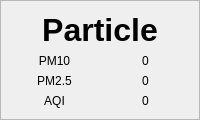
           <widget class="QFrame" name="frame5">
            <property name="frameShape">
             <enum>QFrame::StyledPanel</enum>
            </property>
            <property name="frameShadow">
             <enum>QFrame::Raised</enum>
            </property>
            <layout class="QGridLayout" name="gridLayout_4">
             <item row="1" column="1">
              <widget class="QLabel" name="PM10">
               <property name="text">
                <string>0</string>
               </property>
               <property name="alignment">
                <set>Qt::AlignCenter</set>
               </property>
              </widget>
             </item>
             <item row="2" column="1">
              <widget class="QLabel" name="PM25">
               <property name="text">
                <string>0</string>
               </property>
               <property name="alignment">
                <set>Qt::AlignCenter</set>
               </property>
              </widget>
             </item>
             <item row="2" column="0">
              <widget class="QLabel" name="t_pm25">
               <property name="text">
                <string>PM2.5</string>
               </property>
               <property name="alignment">
                <set>Qt::AlignCenter</set>
               </property>
              </widget>
             </item>
             <item row="1" column="0">
              <widget class="QLabel" name="t_pm10">
               <property name="text">
                <string>PM10</string>
               </property>
               <property name="alignment">
                <set>Qt::AlignCenter</set>
               </property>
              </widget>
             </item>
             <item row="0" column="0" colspan="2">
              <widget class="QLabel" name="t_parti">
               <property name="minimumSize">
                <size>
                 <width>100</width>
                 <height>30</height>
                </size>
               </property>
               <property name="font">
                <font>
                 <pointsize>24</pointsize>
                 <italic>false</italic>
                 <bold>true</bold>
                </font>
               </property>
               <property name="styleSheet">
                <string notr="true">font: 800 24pt &quot;Apple SD Gothic Neo&quot;;
</string>
               </property>
               <property name="text">
                <string>Particle</string>
               </property>
               <property name="alignment">
                <set>Qt::AlignCenter</set>
               </property>
              </widget>
             </item>
             <item row="3" column="0">
              <widget class="QLabel" name="t_aqi">
               <property name="text">
                <string>AQI</string>
               </property>
               <property name="alignment">
                <set>Qt::AlignCenter</set>
               </property>
              </widget>
             </item>
             <item row="3" column="1">
              <widget class="QLabel" name="AQI">
               <property name="text">
                <string>0</string>
               </property>
               <property name="alignment">
                <set>Qt::AlignCenter</set>
               </property>
              </widget>
             </item>
            </layout>
           </widget>
